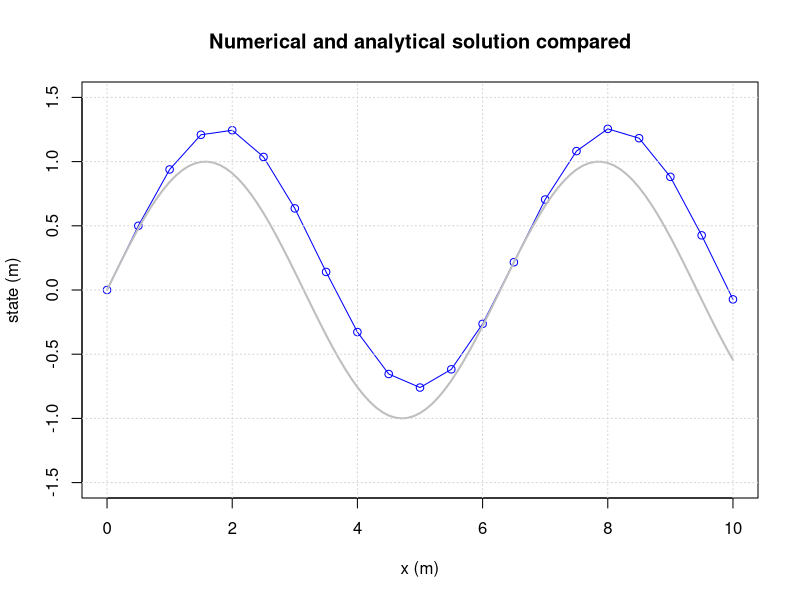
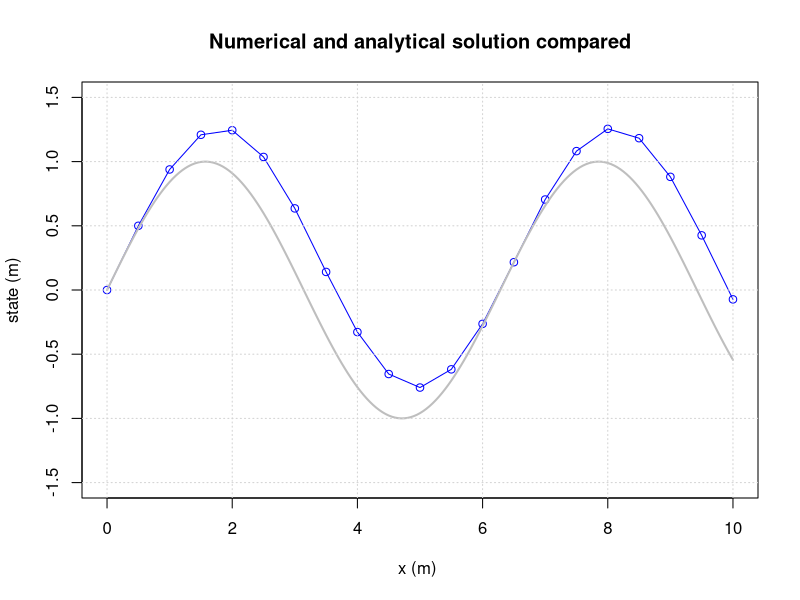
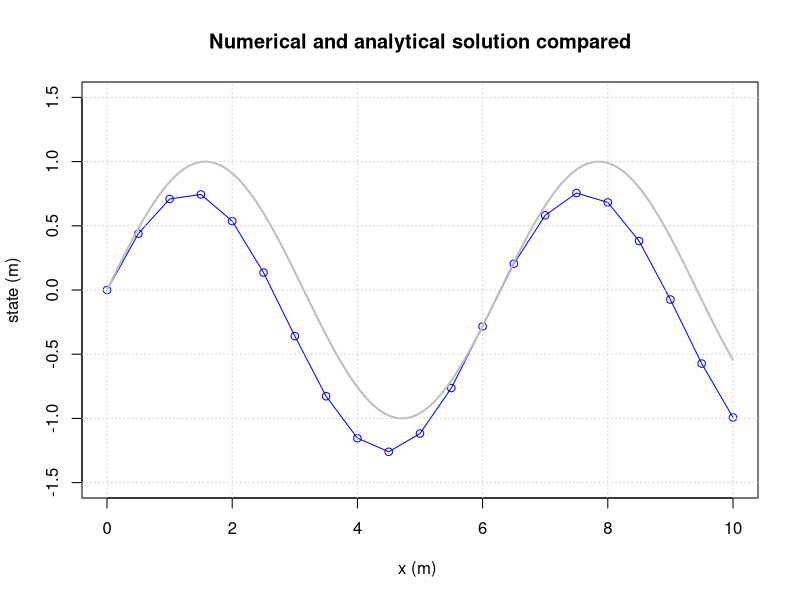

R code for these plots, in order: (Note: this script raises an error after producing the figures.)
## ---- chunk 1
# Initial parameter values
left          = 0     # usually this variable is set to 0
right         = 10    # end time of the simulation (50)
dx            = 0.5   # delta t; time discretisation (0.25)
left.state    = 0     # state of the system at the beginning of the simulation

# Simulation initialisation
space         = left
result.state  = c(left.state)
result.space  = c(left)
current.state = left.state

sys.fun = function(space,state){
  return(state + dx*cos(space))
}

# Simulation
while(space < right)
{
  current.state = sys.fun(space,current.state)
  result.state  = c(result.state,current.state)
  space         = space + dx
  result.space  = c(result.space,space)
}

# Plotting
plot(result.space,result.state,type='o', xlab="x (m)",ylab="state (m)", ylim = c(-1.5,1.5), col="blue")
space.sequence = seq(left,right,by=0.1)
analyt.state=sin(space.sequence)
lines(space.sequence,analyt.state,col='grey',lwd=2)
title(main='Numerical and analytical solution compared')
grid()
## ---- chunk 2
rm(list=ls()) 

# setting up initial parameters
dx    = 0.5
left  = 0
right = 10
xcoor = seq(left,right, by=dx) # builds a list of all coordinates

bl    = 0                      # left boundary condition
V     = c()                    # build an empty vector for the solutions
M     = matrix(0,nrow=length(xcoor),ncol=length(xcoor)) # an empty matrix for the differencing scheme

# populating vector and matrix
for(j in 2:(length(xcoor)))
{
  M[j,j]   = 1
  M[j,j-1] = -1
  V[j]     = dx*cos(xcoor[j-1])
}

# left boundary condtion
M[1,1]     = 1
M[1,2]     = 0
V[1]       = bl

# solve matrix equation
invM=solve(M)
s=invM %*% V

# plotting
plot(xcoor,s,ylab="state (m)",xlab="x (m) ",type='o',col='blue', ylim=c(-1.5,1.5)) # numerical approximation
x_sol = seq(left,right,by=0.05)
lines(x_sol,sin(x_sol),type='l', col="grey",lwd=2)
title(main='Numerical and analytical solution compared')
grid()
## ---- chunk 3
rm(list=ls()) 

# setting up initial parameters
dx    = 0.5
left  = 0
right = 10
xcoor = seq(left,right, by=dx) # builds a list of all coordinates

bl    = 0                      # left boundary condition
V     = c()                    # build an empty vector for the solutions
M     = matrix(0,nrow=length(xcoor),ncol=length(xcoor)) # an empty matrix for the differencing scheme

# populating vector and matrix
for(j in 2:(length(xcoor)))
{
  M[j,j]   = 1
  M[j,j-1] = -1
  V[j]     = dx*cos(xcoor[j])
}

# left boundary condtion
M[1,1]     = 1
M[1,2]     = 0
V[1]       = bl

# solve matrix equation
invM=solve(M)
s=invM %*% V

# plotting
plot(xcoor,s,ylab="state (m)",xlab="x (m) ",type='o',col='blue', ylim=c(-1.5,1.5)) # numerical approximation
x_sol = seq(left,right,by=0.05)
lines(x_sol,sin(x_sol),type='l', col="grey",lwd=2)
title(main='Numerical and analytical solution compared')
grid()
## ---- chunk 4
rm(list=ls()) 

# setting up initial parameters
dx    = 0.5
left  = 0
right = 10
xcoor = seq(left,right, by=dx) # builds a list of all coordinates

bl    = sin(left)              # left boundary condition
br    = sin(right)             # right boundary condition
V     = c()                    # build an empty vector for the solutions
M     = matrix(0,nrow=length(xcoor),ncol=length(xcoor)) # an empty matrix for the differencing scheme

# populating vector and matrix
for(j in 2:(length(xcoor)-1))
{
  M[j,j-1] = 1
  M[j,j+1] = -1
  V[j]     = 2*dx*cos(xcoor[j-1])
}

# left boundary condtion
M[1,1]       = 1
M[1,2]       = 0
V[1]         = bl

# right boundary condition
end = length(xcoor)
M[end,end]   = 1
M[end,end-1] = 0
V[end]       = br

# solve matrix equation
invM  = solve(M)
s     = invM %*% V

# plotting
plot(xcoor,s,ylab="state (m)",xlab="x (m) ",type='o',col='blue', ylim=c(-1.5,1.5)) # numerical approximation
x_sol = seq(left,right,by=0.05)
lines(x_sol,sin(x_sol),type='l', col="grey",lwd=2)
title(main='Numerical and analytical solution compared')
grid()
